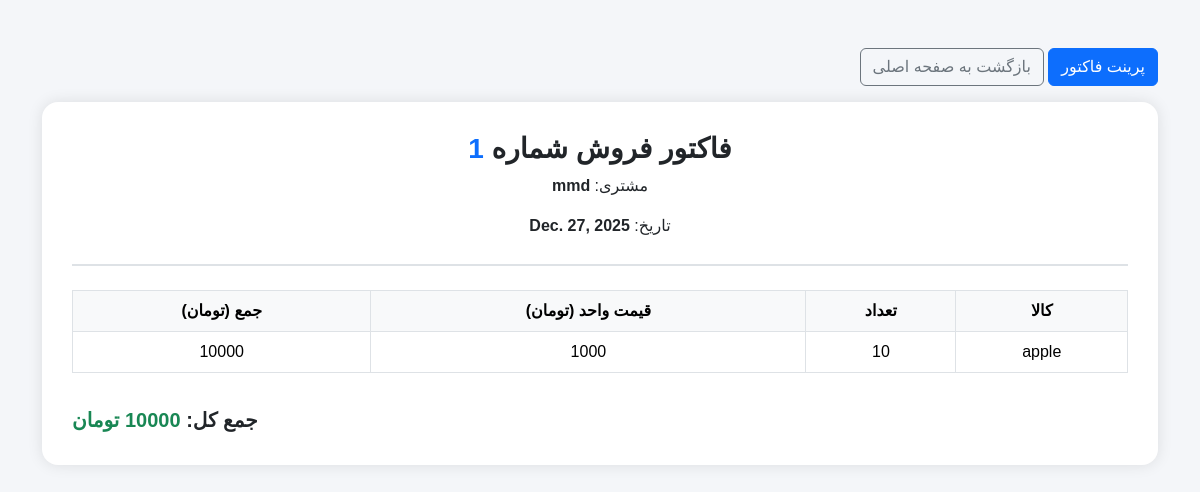
The app's page /sale/1/, older data.
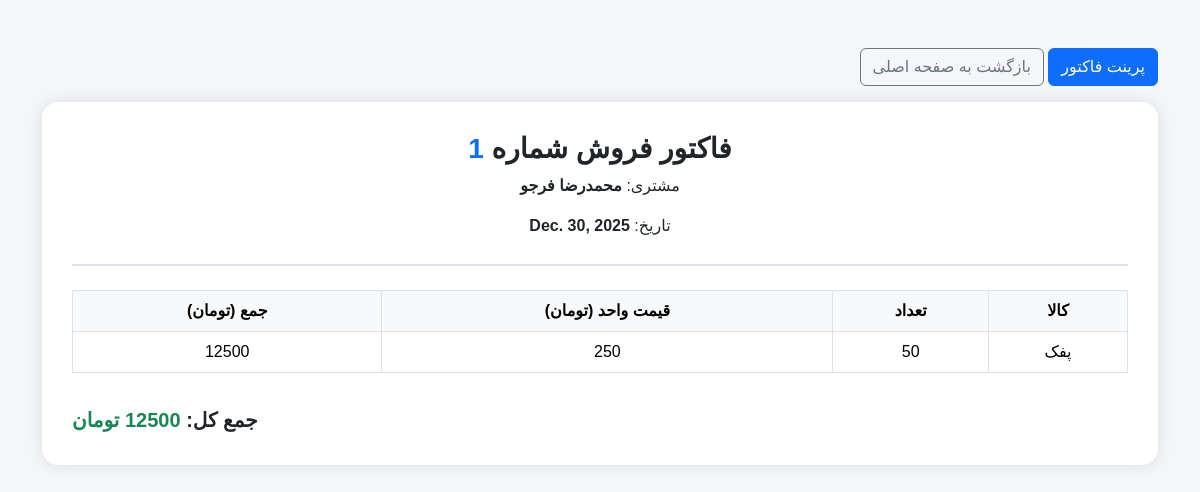
The same page, newer data.
### core/models.py (models this page shows, shortened)
class SaleInvoice(models.Model):
    customer = models.ForeignKey('core.Customer', on_delete=models.CASCADE)
    date = models.DateField(auto_now_add=True)
    def total_price(self):
        return sum(item.total_price() for item in self.items.all())

class Customer(models.Model):
    name = models.CharField(max_length=100)
    phone = models.CharField(max_length=20, blank=True)
    email = models.EmailField(blank=True)
    def __str__(self):
        return self.name

class SaleItem(models.Model):
    invoice = models.ForeignKey(
        SaleInvoice,
        on_delete=models.CASCADE,
        related_name='items'
    )
    product = models.ForeignKey(Product, on_delete=models.PROTECT)
    quantity = models.IntegerField()
    price = models.IntegerField()
    def total_price(self):
        return self.quantity * self.price

class Product(models.Model):
    name = models.CharField(max_length=200)
    category = models.ForeignKey(SubCategory, on_delete=models.PROTECT)
    price = models.IntegerField()  # تومان
    stock = models.IntegerField(default=0)
    def __str__(self):
        return self.name

### core/views.py (the view)
# urls.py: path('sale/<int:invoice_id>/', invoice_detail, name='invoice_detail'),
def invoice_detail(request, invoice_id):
    invoice = get_object_or_404(SaleInvoice, id=invoice_id)
    return render(request, 'sale/invoice_detail.html', {
        'invoice': invoice
    })

### templates/sale/invoice_detail.html (shortened to what this page needs)
<!DOCTYPE html>
<html lang="fa" dir="rtl">
<head>
    <link href="https://cdn.jsdelivr.net/npm/bootstrap@5.3.2/dist/css/bootstrap.rtl.min.css" rel="stylesheet">
    <link href="https://cdn.jsdelivr.net/gh/rastikerdar/vazirmatn@v33.003/Vazirmatn-font-face.css" rel="stylesheet">
</head>
<body>
<div class="container py-5">
    <div class="mb-3 text-start no-print">
        <button onclick="printInvoice()" class="btn btn-primary">
            پرینت فاکتور
        </button>
        <a href="{% url 'home' %}" class="btn btn-outline-secondary">بازگشت به صفحه اصلی</a>
    </div>
    <div class="invoice-card">
        <div class="invoice-header text-center mb-4">
            <h3 class="fw-bold">فاکتور فروش شماره <span class="text-primary">{{ invoice.id }}</span></h3>
            <p>مشتری: <strong>{{ invoice.customer }}</strong></p>
            <p>تاریخ: <strong>{{ invoice.date }}</strong></p>
        </div>
        <div class="table-responsive">
            <table class="table table-bordered invoice-table text-center">
                <thead>
                    <tr>
                        <th>کالا</th>
                        <th>تعداد</th>
                        <th>قیمت واحد (تومان)</th>
                        <th>جمع (تومان)</th>
                    </tr>
                </thead>
                <tbody>
                    {% for item in invoice.items.all %}
                    <tr>
                        <td>{{ item.product }}</td>
                        <td>{{ item.quantity }}</td>
                        <td>{{ item.price }}</td>
                        <td>{{ item.total_price }}</td>
                    </tr>
                    {% endfor %}
                </tbody>
            </table>
        </div>
        <div class="text-end fw-bold mt-3 fs-5">
            جمع کل: <span class="text-success">{{ invoice.total_price }} تومان</span>
        </div>
    </div>
</div>
</body>
</html>

Row changes from the older to the newer data that the page shows:
changed SaleInvoice id 1: customer "mmd" → "محمدرضا فرجو"; date "Dec. 27, 2025" → "Dec. 30, 2025"; total_price "10000" → "12500"
changed SaleItem: product "apple" → "پفک"; quantity "10" → "50"; price "1000" → "250"; total_price "10000" → "12500"
